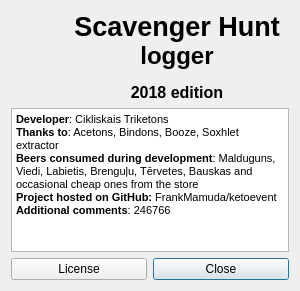
<?xml version="1.0" encoding="UTF-8"?>
<ui version="4.0">
 <class>About</class>
 <widget class="QDialog" name="About">
  <property name="geometry">
   <rect>
    <x>0</x>
    <y>0</y>
    <width>300</width>
    <height>291</height>
   </rect>
  </property>
  <property name="minimumSize">
   <size>
    <width>280</width>
    <height>210</height>
   </size>
  </property>
  <property name="windowTitle">
   <string>About</string>
  </property>
  <property name="windowIcon">
   <iconset resource="resources.qrc">
    <normaloff>:/icons/about.png</normaloff>:/icons/about.png</iconset>
  </property>
  <layout class="QVBoxLayout" name="verticalLayout">
   <item>
    <layout class="QGridLayout" name="descLayout">
     <item row="0" column="1">
      <widget class="QLabel" name="appDescription">
       <property name="font">
        <font>
         <pointsize>16</pointsize>
         <weight>75</weight>
         <bold>true</bold>
        </font>
       </property>
       <property name="text">
        <string>&lt;!DOCTYPE HTML PUBLIC &quot;-//W3C//DTD HTML 4.0//EN&quot; &quot;http://www.w3.org/TR/REC-html40/strict.dtd&quot;&gt;
&lt;html&gt;&lt;head&gt;&lt;meta name=&quot;qrichtext&quot; content=&quot;1&quot; /&gt;&lt;style type=&quot;text/css&quot;&gt;
p, li { white-space: pre-wrap; }
&lt;/style&gt;&lt;/head&gt;&lt;body style=&quot; font-family:'MS Shell Dlg 2'; font-size:16pt; font-weight:600; font-style:normal;&quot;&gt;
&lt;p align=&quot;center&quot; style=&quot; margin-top:0px; margin-bottom:0px; margin-left:0px; margin-right:0px; -qt-block-indent:0; text-indent:0px;&quot;&gt;&lt;span style=&quot; font-size:20pt;&quot;&gt;Scavenger Hunt&lt;/span&gt;&lt;/p&gt;
&lt;p align=&quot;center&quot; style=&quot; margin-top:0px; margin-bottom:0px; margin-left:0px; margin-right:0px; -qt-block-indent:0; text-indent:0px;&quot;&gt;&lt;span style=&quot; font-size:18pt;&quot;&gt;logger&lt;/span&gt;&lt;/p&gt;
&lt;p align=&quot;center&quot; style=&quot;-qt-paragraph-type:empty; margin-top:0px; margin-bottom:0px; margin-left:0px; margin-right:0px; -qt-block-indent:0; text-indent:0px; font-size:8pt;&quot;&gt;&lt;br /&gt;&lt;/p&gt;
&lt;p align=&quot;center&quot; style=&quot; margin-top:0px; margin-bottom:0px; margin-left:0px; margin-right:0px; -qt-block-indent:0; text-indent:0px;&quot;&gt;&lt;span style=&quot; font-size:12pt;&quot;&gt;2018 edition&lt;/span&gt;&lt;/p&gt;&lt;/body&gt;&lt;/html&gt;</string>
       </property>
       <property name="alignment">
        <set>Qt::AlignBottom|Qt::AlignHCenter</set>
       </property>
      </widget>
     </item>
     <item row="0" column="0">
      <widget class="QLabel" name="appIcon">
       <property name="sizePolicy">
        <sizepolicy hsizetype="Fixed" vsizetype="Fixed">
         <horstretch>0</horstretch>
         <verstretch>0</verstretch>
        </sizepolicy>
       </property>
       <property name="minimumSize">
        <size>
         <width>48</width>
         <height>48</height>
        </size>
       </property>
       <property name="maximumSize">
        <size>
         <width>48</width>
         <height>48</height>
        </size>
       </property>
       <property name="text">
        <string/>
       </property>
       <property name="pixmap">
        <pixmap resource="resources.qrc">:/icons/app.png</pixmap>
       </property>
       <property name="scaledContents">
        <bool>true</bool>
       </property>
       <property name="alignment">
        <set>Qt::AlignRight|Qt::AlignTrailing|Qt::AlignVCenter</set>
       </property>
      </widget>
     </item>
    </layout>
   </item>
   <item>
    <widget class="QTextEdit" name="appInfo">
     <property name="toolTip">
      <string>Comments on the development</string>
     </property>
     <property name="readOnly">
      <bool>true</bool>
     </property>
     <property name="html">
      <string>&lt;!DOCTYPE HTML PUBLIC &quot;-//W3C//DTD HTML 4.0//EN&quot; &quot;http://www.w3.org/TR/REC-html40/strict.dtd&quot;&gt;
&lt;html&gt;&lt;head&gt;&lt;meta name=&quot;qrichtext&quot; content=&quot;1&quot; /&gt;&lt;style type=&quot;text/css&quot;&gt;
p, li { white-space: pre-wrap; }
&lt;/style&gt;&lt;/head&gt;&lt;body style=&quot; font-family:'MS Shell Dlg 2'; font-size:8.25pt; font-weight:400; font-style:normal;&quot;&gt;
&lt;p style=&quot; margin-top:0px; margin-bottom:0px; margin-left:0px; margin-right:0px; -qt-block-indent:0; text-indent:0px;&quot;&gt;&lt;span style=&quot; font-size:8pt; font-weight:600;&quot;&gt;Developer&lt;/span&gt;&lt;span style=&quot; font-size:8pt;&quot;&gt;: Cikliskais Triketons&lt;/span&gt;&lt;/p&gt;
&lt;p style=&quot; margin-top:0px; margin-bottom:0px; margin-left:0px; margin-right:0px; -qt-block-indent:0; text-indent:0px;&quot;&gt;&lt;span style=&quot; font-size:8pt; font-weight:600;&quot;&gt;Thanks to&lt;/span&gt;&lt;span style=&quot; font-size:8pt;&quot;&gt;: Acetons, Bindons, Booze, Soxhlet extractor&lt;/span&gt;&lt;/p&gt;
&lt;p style=&quot; margin-top:0px; margin-bottom:0px; margin-left:0px; margin-right:0px; -qt-block-indent:0; text-indent:0px;&quot;&gt;&lt;span style=&quot; font-size:8pt; font-weight:600;&quot;&gt;Beers consumed during development&lt;/span&gt;&lt;span style=&quot; font-size:8pt;&quot;&gt;: Malduguns, Viedi, Labietis, Brenguļu, Tērvetes, Bauskas and occasional cheap ones from the store&lt;/span&gt;&lt;/p&gt;
&lt;p style=&quot; margin-top:0px; margin-bottom:0px; margin-left:0px; margin-right:0px; -qt-block-indent:0; text-indent:0px;&quot;&gt;&lt;span style=&quot; font-size:8pt; font-weight:600;&quot;&gt;Project hosted on GitHub:&lt;/span&gt;&lt;span style=&quot; font-size:8pt;&quot;&gt; FrankMamuda/ketoevent&lt;/span&gt;&lt;/p&gt;
&lt;p style=&quot; margin-top:0px; margin-bottom:0px; margin-left:0px; margin-right:0px; -qt-block-indent:0; text-indent:0px;&quot;&gt;&lt;span style=&quot; font-size:8pt; font-weight:600;&quot;&gt;Additional comments&lt;/span&gt;&lt;span style=&quot; font-size:8pt;&quot;&gt;: 246766&lt;/span&gt;&lt;/p&gt;&lt;/body&gt;&lt;/html&gt;</string>
     </property>
    </widget>
   </item>
   <item>
    <layout class="QGridLayout" name="buttonLayout">
     <item row="0" column="0">
      <widget class="QPushButton" name="licenseButton">
       <property name="toolTip">
        <string>Click to see license data</string>
       </property>
       <property name="text">
        <string>License</string>
       </property>
       <property name="icon">
        <iconset resource="resources.qrc">
         <normaloff>:/icons/about.png</normaloff>:/icons/about.png</iconset>
       </property>
       <property name="autoDefault">
        <bool>false</bool>
       </property>
       <property name="default">
        <bool>false</bool>
       </property>
      </widget>
     </item>
     <item row="0" column="1">
      <widget class="QPushButton" name="exitButton">
       <property name="toolTip">
        <string>Close about dialog</string>
       </property>
       <property name="text">
        <string>Close</string>
       </property>
       <property name="icon">
        <iconset resource="resources.qrc">
         <normaloff>:/icons/close.png</normaloff>:/icons/close.png</iconset>
       </property>
       <property name="default">
        <bool>true</bool>
       </property>
      </widget>
     </item>
    </layout>
   </item>
  </layout>
 </widget>
 <resources>
  <include location="resources.qrc"/>
 </resources>
 <connections>
  <connection>
   <sender>exitButton</sender>
   <signal>clicked()</signal>
   <receiver>About</receiver>
   <slot>accept()</slot>
   <hints>
    <hint type="sourcelabel">
     <x>187</x>
     <y>202</y>
    </hint>
    <hint type="destinationlabel">
     <x>119</x>
     <y>111</y>
    </hint>
   </hints>
  </connection>
 </connections>
</ui>
